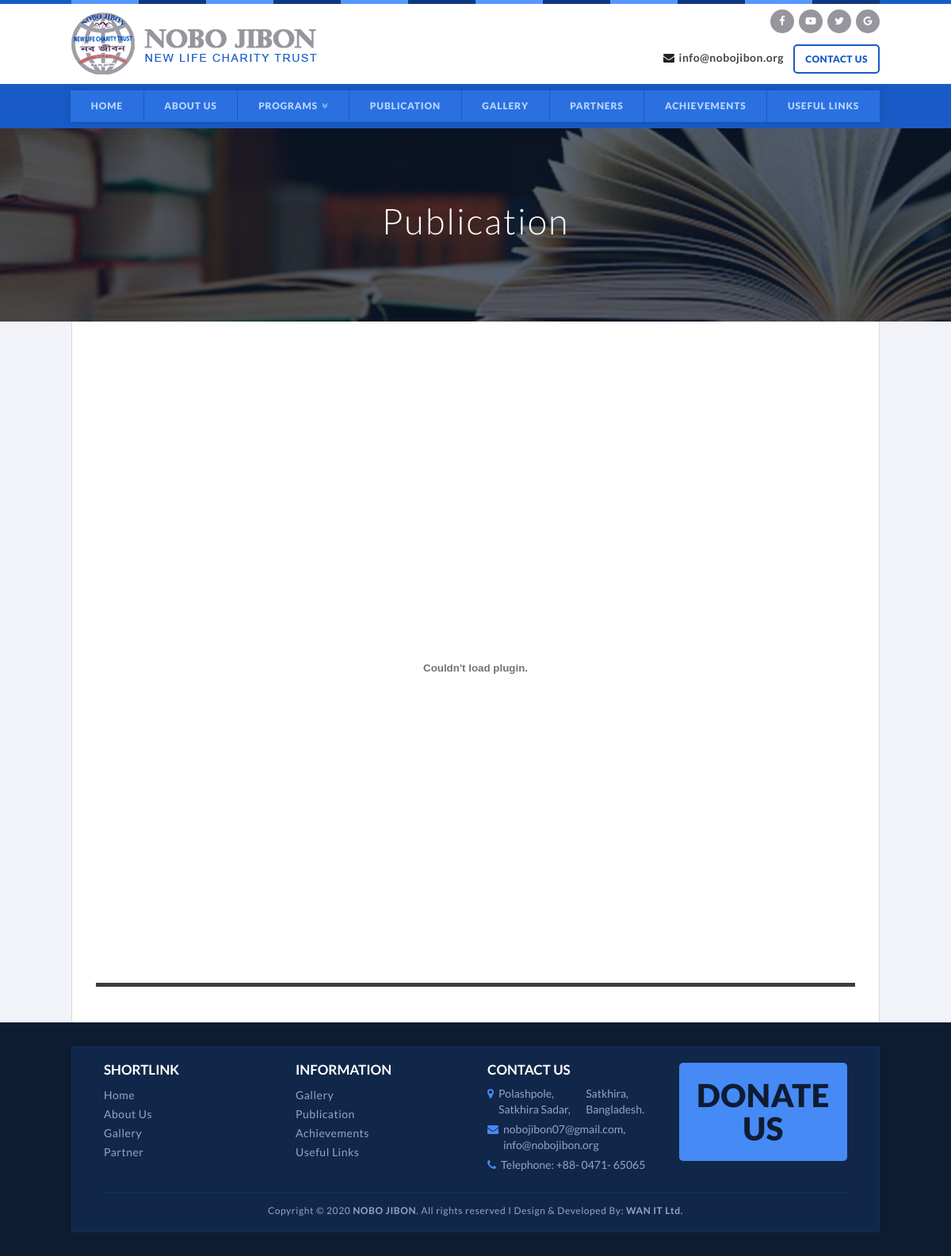
Page /index.php/welcome/Publication on the committed database.
### tables this page shows
CREATE TABLE `tbl_photos` (
  `photo_id` int(3) NOT NULL,
  `photo_title` varchar(55) NOT NULL,
  `description` text NOT NULL,
  `photo` varchar(100) NOT NULL,
  `type` int(3) NOT NULL,
  `created_date` timestamp NOT NULL DEFAULT CURRENT_TIMESTAMP ON UPDATE CURRENT_TIMESTAMP
);

CREATE TABLE `tbl_footer_contact` (
  `fcontact_id` int(3) NOT NULL,
  `location` text NOT NULL,
  `email` text NOT NULL,
  `phone` text NOT NULL,
  `created_date` timestamp NOT NULL DEFAULT CURRENT_TIMESTAMP ON UPDATE CURRENT_TIMESTAMP
);

### application/controllers/Welcome.php (called while the page is built, shortened)
<?php
class Welcome extends Base_Controller {
	public function __construct(){
		$this->load->model('Photo_model');
		$this->load->model('News_model');
		$this->load->model('Common_model');
		$this->load->model('Reviewtype_model');
		$this->load->model('Review_model');
		$this->load->model('Partner_model');
		$this->load->model('Gallery_model');
	}
	public function Publication(){
		$data = array();
		$data['title'] = '.:: Nobo Jibon | Publication';
		$data['publication'] = $this->Photo_model->getPublication();
		$data['allProgram'] = $this->Reviewtype_model->select_all_type();
		$data['fcontact'] = $this->Common_model->find_fcontact();
		$data['content'] = $this->load->view('frontend/page/publication', $data, true);
		$this->load->view('frontend/index',$data);
	}
}
?>

### index.php (called while the page is built, shortened)
<?php
require_once BASEPATH.'core/CodeIgniter.php';

### application/models/Photo_model.php (called while the page is built, shortened)
<?php
class Photo_model extends Base_Model {
	public function getPublication(){
		return $this->db->select('*')->from('tbl_photos')->where('type',7)->order_by('photo_id', 'DESC')->limit(1)->get()->result();
	}
}

### application/models/Common_model.php (called while the page is built, shortened)
<?php
class Common_model extends Base_Model {
	public function find_fcontact(){
		$result = $this->db->select('*')->from('tbl_footer_contact')->get()->row();
		return $result;
	}
}

### application/views/frontend/page/publication.php (the view)
<div class="banner-area">
    <img alt="" src="images/banner/in-2.png">
    <h1>Publication</h1>
</div>
<section class="inner-area">
    <div class="container">
    	<?php
            foreach($publication as $value){
        ?>
        <div class="inner-box">
            <embed src="<?= base_url($value->photo);?>" type="application/pdf" width="100%" height="800px"/>
        </div>
        <?php } ?>
    </div>
</section>

### application/views/frontend/inc/footer.php (shortened to what this page needs)
<section class="footer-area">
    <div class="container">
        <div class="footer-middle-area">
            <div class="col-md-3 col-sm-6 col-xs-12">
                <div class="content-footer">
                    <h4>Shortlink</h4>
                    <li><a href="<?= base_url('NoboJibon'); ?>">Home</a></li>
                    <li><a href="<?= base_url('About-Us'); ?>">About Us</a></li>
                    <li><a href="<?= base_url('Gallery'); ?>">Gallery</a></li>
                    <li><a href="<?= base_url('Our-Partner'); ?>">Partner</a></li>
                </div>
            </div>
            <div class="col-md-3 col-sm-6 col-xs-12">
                <div class="content-footer">
                    <h4>Information</h4>
                    <li><a href="<?= base_url('Our-Gallery'); ?>">Gallery</a></li>
                    <li><a href="<?= base_url('Publication'); ?>">Publication</a></li>
                    <li><a href="<?= base_url('Achievements'); ?>">Achievements</a></li>
                    <li><a href="<?= base_url('UsefulLink'); ?>">Useful Links</a></li>
                </div>
            </div>
            <div class="col-md-3 col-sm-6 col-xs-12">
                <div class="content-footer">
                    <h4>Contact Us</h4>
                    <li>
                        <p><i class="fa fa-map-marker" aria-hidden="true"></i><?= $fcontact->location;?></p>
                    </li>
                    <li>
                        <p><i class="fa fa-envelope" aria-hidden="true"></i> <?= $fcontact->email;?></p>
                    </li>
                    <li>
                        <p><i class="fa fa-phone" aria-hidden="true"></i><?= $fcontact->phone;?></p>
                    </li>
                </div>
            </div>
            <div class="col-md-3 col-sm-6 col-xs-12">
                <div class="content-footer">
                    <a class="donate" href="<?= base_url('Donate'); ?>">Donate <br>Us</a>
                </div>
            </div>
            <div class="col-md-12 col-sm-12 col-xs-12">
                <h5>Copyright © 2020 <a target="blank" href="<?= base_url('NoboJibon'); ?>"><b>NOBO JIBON</b></a>. All rights reserved I Design &amp; Developed By: <a target="blank" href="http://wanitltd.com/"><b>WAN IT Ltd.</b></a></h5>
            </div>
        </div>
    </div>
</section>
</body>
</html>

### assets/frontend/css/style.css (style rules this page uses)
body { font-family: 'Lato', sans-serif; color:#000; font-size:14px; }
* { margin:0; padding:0; outline:none }
img,fieldset { border:0 }
a { text-decoration:none }
ul,li { padding:0px;margin:0px; list-style: none }
h1, h2, h3, h4, h5, h6, p { margin:0; padding:0; font-weight:normal; }
.container { width:1050px; }
.donate { width: 400px; display: table; margin: auto; background: #185BC6; padding: 20px 25px; border-radius:5px; }
.footer-area { width: 100%; position: relative; display: block; float: left; background: #0e1c32; padding: 30px; }
.footer-middle-area { padding: 20px 25px; width: 100%; float: left; display: block; background: #112749; opacity: 1; border: 1px solid #142e59; }
.footer-middle-area .content-footer { width:100%; display: block; float: left; }
.footer-middle-area .content-footer .donate { font-size: 40px; font-weight: 900; color: #0E1C32; text-align: center; text-transform: uppercase; background: #468AF6; height: 124px; border-radius: 5px; line-height: 42px; padding: 20px 0; width:100%; float:left; transition:all 0.9s; }
.footer-middle-area .content-footer h4 { color: #fff; font-size: 17px; font-weight: 600; text-align: left; text-transform: uppercase; margin: 0; padding-bottom: 10px; }
.footer-middle-area .content-footer li { list-style:none; }
.footer-middle-area .content-footer a { color: #93a5c2; font-size: 14px; font-weight: 400; text-align: left; margin: 0; line-height: 24px; letter-spacing: 0.5px; }
.footer-middle-area .content-footer p { color: #93a5c2; font-size: 14px; font-weight: 400; text-align: left; margin: 0; line-height: 20px; padding-bottom: 5px; display: flex; }
.footer-middle-area .content-footer p i { color: #468AF6; padding-right: 6px; line-height: 20px; }
.footer-middle-area h5 { color: #93a5c2; font-size: 12px; font-weight: 400; text-align: center; margin: 0; padding: 15px 0 0; border-top: 1px solid #163565; margin-top: 20px; letter-spacing: 0.6px; }
.footer-middle-area h5 a { color: #93a5c2; }
.banner-area { width:100%; float:left; display:block; background-color:#0E1C32; position:relative; }
.banner-area img { opacity:0.3; width:100%; }
.banner-area h1 { position: absolute; font-size: 45px; color: #fff; text-transform: Capitalize; font-weight: 300; top: 38%; text-align: center; left: 0; right: 0; letter-spacing: 2px; }
.inner-area { width:100%; float:left; display:block; background:#f2f3f8; }
.inner-area .inner-box { width:100%; float:left; display:block; padding:40px 30px; background:#fff; border-left: 1px solid #d9d9d9; border-right:1px solid #d9d9d9; }
.inner-area .inner-box embed { border-bottom:5px solid #3C3C3C; }

### rows in the picture
tbl_footer_contact: location "Polashpole, Satkhira Sadar, Satkhira, Bangladesh.", email "nobojibon07@gmail.com, info@nobojibon.org", phone "Telephone: +88- 0471- 65065"
